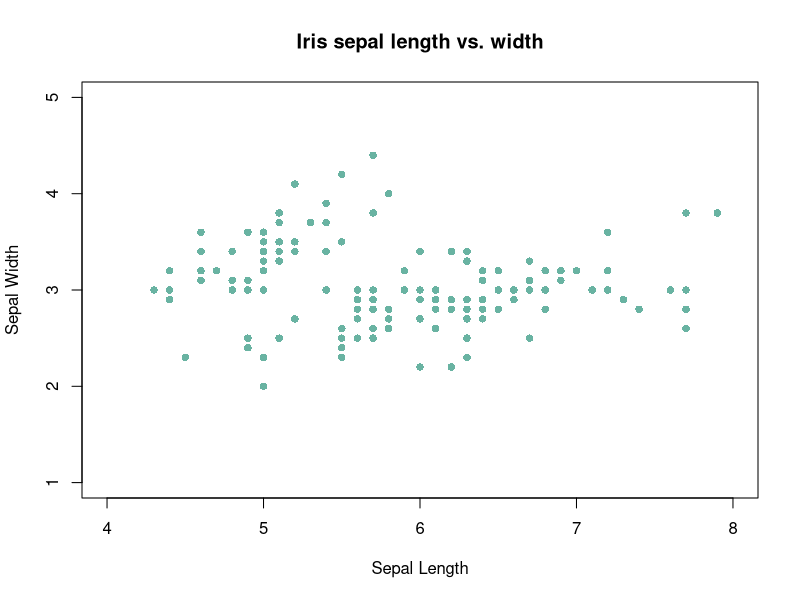

Generate this figure with R:
# Scatter plots in R

# Call the data

data(iris)

# Built-in plot() function

x <- iris$Sepal.Length
y <- iris$Sepal.Width

# R will automatically detect the data type and produce 
# a scatter plot

plot(x, y, pch = 16, col = "#69b3a2", xlab = "Sepal Length",
     ylab = "Sepal Width", main = "Iris sepal length vs. width",
     xlim = c(4, 8), ylim = c(1, 5))